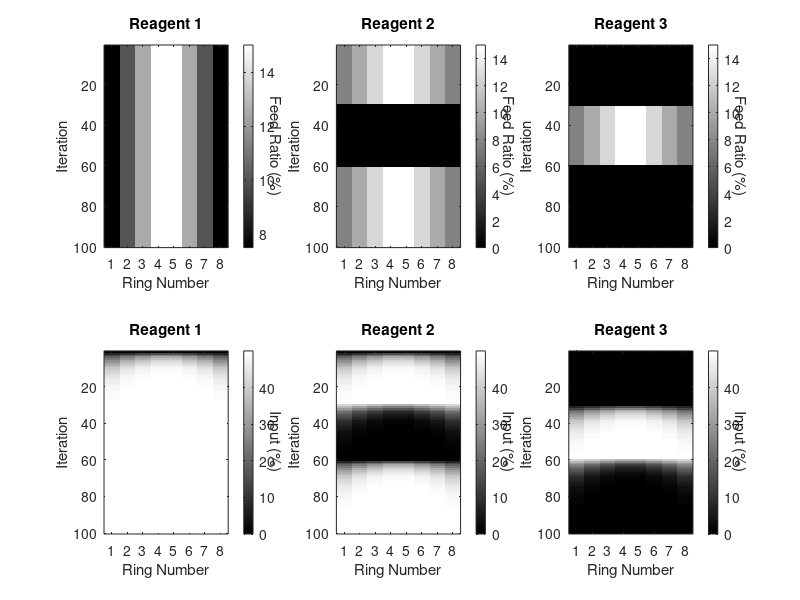

The MATLAB source for this figure:
clear all
close all
%% initialize

numIter=100; % number of iterations
numRings=8; % number of reactors
numReagents=3; % number of reagents

feedRatio=zeros(numIter,numRings,numReagents); % feed ratio for each step and reactor and reagent
input=zeros(numIter,numRings,numReagents); % input kinetics

RR=[15,20,25,30,30,25,20,15]; % total refresh ratio for each step

reagentPorts=[3,4,6]; % ports with reagents
waterPort=1;
reagentLogic=[0,-1,1]; % 0: no input, 1: periodic input, -1: anti-input to fill volume


%% generate feed matrix
for i=1:numIter
    for r=1:numRings
        for s=1:numReagents
            if reagentLogic(s)==1 && (i>30 && i<60)
                feedRatio(i,r,s)=RR(r)/2;
            elseif reagentLogic(s)==-1 && (i<30 || i>60)
                feedRatio(i,r,s)=RR(r)/2;
            elseif reagentLogic(s)==0
                feedRatio(i,r,s)=RR(r)/2;
            end
        end
    end
end

%% forward compute input kinetics
updateRule=@(RR,n,feed) (100-RR)/100*n + feed/100;
for i=2:numIter
    for r=1:numRings
        for s=1:numReagents
            input(i,r,s)=updateRule(RR(r),input(i-1,r,s),feedRatio(i,r,s));
        end
    end
end

%% plot feed matrix
colormap('gray')
figure(1)
for s=1:numReagents
    subplot(2,numReagents,s)
    imagesc(squeeze(feedRatio(:,:,s)))
    title(sprintf('Reagent %d',s))
    xticks(1:numRings)
    xlabel('Ring Number')
    ylabel('Iteration')
    hcb=colorbar;
    ylabel(hcb,'Feed Ratio (%)','Rotation',270)
end


for s=1:numReagents
    subplot(2,numReagents,s+numReagents)
    imagesc(squeeze(input(:,:,s))*100)
    title(sprintf('Reagent %d',s))
    xticks(1:numRings)
    xlabel('Ring Number')
    ylabel('Iteration')
    hcb=colorbar;
    ylabel(hcb,'Input (%)','Rotation',270)
end


%% feed matrix into xml
iterationStart=@(xml,id,iterations) [xml,...
    sprintf('<IterationStart>\n<ID>%d</ID>\n<Iterations>%d</Iterations>\n</IterationStart>\n',id,iterations)];
iterationEnd=@(xml,id) [xml,sprintf('<IterationEnd>%d</IterationEnd>\n',id)];
feed=@(xml,ratio,ring) [xml,...
    sprintf('<Feed>\n<Ratio>%.1f</Ratio>\n<Ring>%d</Ring>\n</Feed>\n',ratio,ring)];
flushFeed=@(xml,port,cycles) [xml,...
    sprintf('<FlushFeed>\n<ReagentNr>%d</ReagentNr>\n<Cycles>%d</Cycles>\n</FlushFeed>\n',port,cycles)];
changeReagent=@(xml,duration,reagentNr) [xml,...
    sprintf('<ChangeReagent>\n<Duration>'),duration,sprintf('</Duration>\n<ReagentNr>%d</ReagentNr>\n</ChangeReagent>\n',reagentNr)];
mix=@(xml,duration) [xml,'<Mix>',duration,sprintf('</Mix>\n')];
acquire=@(xml) [xml,sprintf('<Acquire/>\n')];
incubate=@(xml,duration) [xml,'<Incubate>',duration,sprintf('</Incubate>\n')];

xml=[];

for i=1:numIter
    xml=iterationStart(xml,i,1);
    %reagents
    for s=1:numReagents
        if sum(feedRatio(i,:,s))
            xml=flushFeed(xml,reagentPorts(s),75);
            %rings
            for r=1:numRings
                if feedRatio(i,r,s)
                    xml=feed(xml,feedRatio(i,r,s),r);
                end
            end
        end
    end
    %mix and acquire
    xml=incubate(xml,'00:00:01');
    xml=changeReagent(xml,'00:00:30',waterPort);
    xml=mix(xml,'00:05:00');
    xml=incubate(xml,'00:00:01');
    xml=acquire(xml);
    xml=incubate(xml,'00:00:01');
    xml=iterationEnd(xml,i);
end

% fid = fopen('210505_continuous.xml','wt');
% fprintf(fid, xml);
% fclose(fid);
% 'finished'

